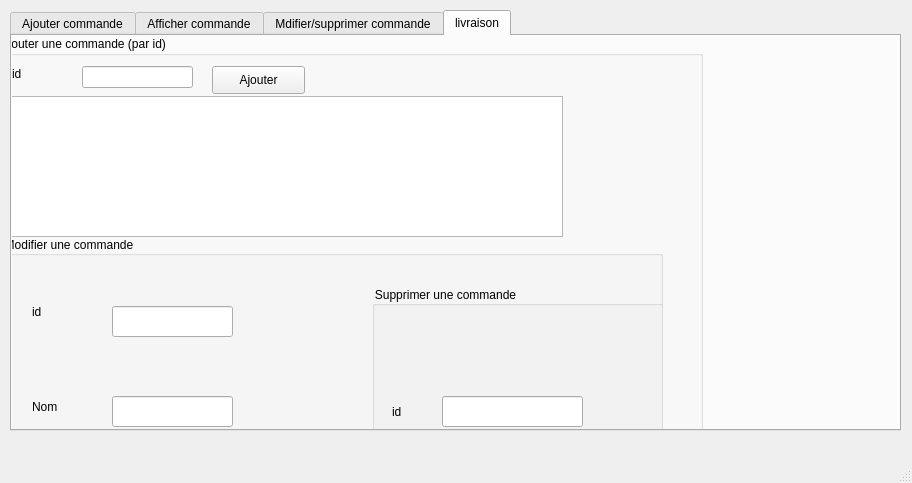
<?xml version="1.0" encoding="UTF-8"?>
<ui version="4.0">
 <class>mainwindowc</class>
 <widget class="QMainWindow" name="mainwindowc">
  <property name="geometry">
   <rect>
    <x>0</x>
    <y>0</y>
    <width>912</width>
    <height>483</height>
   </rect>
  </property>
  <property name="windowTitle">
   <string>Gérer les commandes</string>
  </property>
  <property name="styleSheet">
   <string notr="true">background-image: url(:/resources/img/image2.jpg);</string>
  </property>
  <widget class="QWidget" name="centralwidget">
   <widget class="QTabWidget" name="tabWidget">
    <property name="geometry">
     <rect>
      <x>10</x>
      <y>10</y>
      <width>891</width>
      <height>421</height>
     </rect>
    </property>
    <property name="currentIndex">
     <number>3</number>
    </property>
    <widget class="QWidget" name="tab">
     <attribute name="title">
      <string>Ajouter commande</string>
     </attribute>
     <widget class="QGroupBox" name="groupBox">
      <property name="geometry">
       <rect>
        <x>10</x>
        <y>20</y>
        <width>591</width>
        <height>351</height>
       </rect>
      </property>
      <property name="styleSheet">
       <string notr="true"/>
      </property>
      <property name="title">
       <string>Ajouter une commande</string>
      </property>
      <widget class="QLineEdit" name="le_id">
       <property name="geometry">
        <rect>
         <x>80</x>
         <y>50</y>
         <width>111</width>
         <height>22</height>
        </rect>
       </property>
       <property name="text">
        <string/>
       </property>
      </widget>
      <widget class="QLineEdit" name="le_nom">
       <property name="geometry">
        <rect>
         <x>80</x>
         <y>90</y>
         <width>113</width>
         <height>22</height>
        </rect>
       </property>
      </widget>
      <widget class="QLineEdit" name="le_descri">
       <property name="geometry">
        <rect>
         <x>80</x>
         <y>130</y>
         <width>113</width>
         <height>22</height>
        </rect>
       </property>
      </widget>
      <widget class="QLabel" name="label">
       <property name="geometry">
        <rect>
         <x>10</x>
         <y>50</y>
         <width>56</width>
         <height>16</height>
        </rect>
       </property>
       <property name="text">
        <string>id</string>
       </property>
      </widget>
      <widget class="QLabel" name="label_2">
       <property name="geometry">
        <rect>
         <x>10</x>
         <y>90</y>
         <width>56</width>
         <height>16</height>
        </rect>
       </property>
       <property name="text">
        <string>Nom</string>
       </property>
      </widget>
      <widget class="QLabel" name="label_3">
       <property name="geometry">
        <rect>
         <x>10</x>
         <y>130</y>
         <width>56</width>
         <height>16</height>
        </rect>
       </property>
       <property name="text">
        <string>description</string>
       </property>
      </widget>
      <widget class="QPushButton" name="ajouter">
       <property name="geometry">
        <rect>
         <x>90</x>
         <y>260</y>
         <width>93</width>
         <height>28</height>
        </rect>
       </property>
       <property name="text">
        <string>Ajouter</string>
       </property>
      </widget>
      <widget class="QLineEdit" name="le_dispo">
       <property name="geometry">
        <rect>
         <x>80</x>
         <y>170</y>
         <width>113</width>
         <height>22</height>
        </rect>
       </property>
      </widget>
      <widget class="QLabel" name="label_4">
       <property name="geometry">
        <rect>
         <x>10</x>
         <y>170</y>
         <width>56</width>
         <height>16</height>
        </rect>
       </property>
       <property name="text">
        <string>dispo</string>
       </property>
      </widget>
      <widget class="QLabel" name="image">
       <property name="geometry">
        <rect>
         <x>200</x>
         <y>150</y>
         <width>381</width>
         <height>161</height>
        </rect>
       </property>
       <property name="text">
        <string/>
       </property>
      </widget>
     </widget>
    </widget>
    <widget class="QWidget" name="tab_2">
     <attribute name="title">
      <string>Afficher commande</string>
     </attribute>
     <widget class="QGroupBox" name="groupBox_3">
      <property name="geometry">
       <rect>
        <x>30</x>
        <y>10</y>
        <width>701</width>
        <height>391</height>
       </rect>
      </property>
      <property name="styleSheet">
       <string notr="true"/>
      </property>
      <property name="title">
       <string>Afficher une commande</string>
      </property>
      <widget class="QTableView" name="tab_commande">
       <property name="geometry">
        <rect>
         <x>10</x>
         <y>20</y>
         <width>581</width>
         <height>211</height>
        </rect>
       </property>
      </widget>
      <widget class="QPushButton" name="pdf">
       <property name="geometry">
        <rect>
         <x>440</x>
         <y>290</y>
         <width>131</width>
         <height>41</height>
        </rect>
       </property>
       <property name="text">
        <string>PDF</string>
       </property>
      </widget>
      <widget class="QRadioButton" name="radioButton">
       <property name="geometry">
        <rect>
         <x>310</x>
         <y>350</y>
         <width>83</width>
         <height>18</height>
        </rect>
       </property>
       <property name="text">
        <string>trie</string>
       </property>
      </widget>
      <widget class="QGroupBox" name="groupBox_8">
       <property name="geometry">
        <rect>
         <x>0</x>
         <y>250</y>
         <width>271</width>
         <height>80</height>
        </rect>
       </property>
       <property name="title">
        <string>rechercher</string>
       </property>
       <widget class="QPushButton" name="pushButton">
        <property name="geometry">
         <rect>
          <x>0</x>
          <y>20</y>
          <width>75</width>
          <height>23</height>
         </rect>
        </property>
        <property name="text">
         <string>rechercher</string>
        </property>
       </widget>
       <widget class="QLineEdit" name="rech">
        <property name="geometry">
         <rect>
          <x>80</x>
          <y>20</y>
          <width>121</width>
          <height>31</height>
         </rect>
        </property>
        <property name="text">
         <string/>
        </property>
       </widget>
       <widget class="QComboBox" name="valeur">
        <property name="geometry">
         <rect>
          <x>200</x>
          <y>20</y>
          <width>62</width>
          <height>22</height>
         </rect>
        </property>
        <item>
         <property name="text">
          <string>nom</string>
         </property>
        </item>
        <item>
         <property name="text">
          <string>id</string>
         </property>
        </item>
       </widget>
      </widget>
      <widget class="QPushButton" name="pushButton_2">
       <property name="geometry">
        <rect>
         <x>580</x>
         <y>290</y>
         <width>111</width>
         <height>41</height>
        </rect>
       </property>
       <property name="text">
        <string>DISPONABILITY</string>
       </property>
      </widget>
      <widget class="QPushButton" name="pushButton_3">
       <property name="geometry">
        <rect>
         <x>280</x>
         <y>290</y>
         <width>151</width>
         <height>41</height>
        </rect>
       </property>
       <property name="text">
        <string>Export Excel</string>
       </property>
      </widget>
     </widget>
    </widget>
    <widget class="QWidget" name="tab_4">
     <attribute name="title">
      <string>Mdifier/supprimer commande</string>
     </attribute>
     <widget class="QGroupBox" name="groupBox_4">
      <property name="geometry">
       <rect>
        <x>10</x>
        <y>10</y>
        <width>801</width>
        <height>531</height>
       </rect>
      </property>
      <property name="styleSheet">
       <string notr="true"/>
      </property>
      <property name="title">
       <string>Modifier une commande</string>
      </property>
      <widget class="QLabel" name="label_7">
       <property name="geometry">
        <rect>
         <x>30</x>
         <y>60</y>
         <width>71</width>
         <height>31</height>
        </rect>
       </property>
       <property name="text">
        <string>id</string>
       </property>
      </widget>
      <widget class="QLineEdit" name="lineEdit_id_2">
       <property name="geometry">
        <rect>
         <x>110</x>
         <y>70</y>
         <width>121</width>
         <height>31</height>
        </rect>
       </property>
       <property name="placeholderText">
        <string/>
       </property>
      </widget>
      <widget class="QLabel" name="label_8">
       <property name="geometry">
        <rect>
         <x>30</x>
         <y>150</y>
         <width>91</width>
         <height>41</height>
        </rect>
       </property>
       <property name="text">
        <string>Nom</string>
       </property>
      </widget>
      <widget class="QLabel" name="label_9">
       <property name="geometry">
        <rect>
         <x>30</x>
         <y>230</y>
         <width>61</width>
         <height>31</height>
        </rect>
       </property>
       <property name="text">
        <string>description</string>
       </property>
      </widget>
      <widget class="QLineEdit" name="lineEdit_nom_2">
       <property name="geometry">
        <rect>
         <x>110</x>
         <y>160</y>
         <width>121</width>
         <height>31</height>
        </rect>
       </property>
      </widget>
      <widget class="QLineEdit" name="lineEdit_descri_2">
       <property name="geometry">
        <rect>
         <x>110</x>
         <y>230</y>
         <width>121</width>
         <height>31</height>
        </rect>
       </property>
      </widget>
      <widget class="QPushButton" name="pushButton_update">
       <property name="geometry">
        <rect>
         <x>90</x>
         <y>390</y>
         <width>161</width>
         <height>41</height>
        </rect>
       </property>
       <property name="styleSheet">
        <string notr="true">font: 12pt &quot;MS Shell Dlg 2&quot;;</string>
       </property>
       <property name="text">
        <string>Modifier commande</string>
       </property>
      </widget>
      <widget class="QGroupBox" name="groupBox_5">
       <property name="geometry">
        <rect>
         <x>370</x>
         <y>50</y>
         <width>391</width>
         <height>451</height>
        </rect>
       </property>
       <property name="title">
        <string>Supprimer une commande</string>
       </property>
       <widget class="QLabel" name="label_12">
        <property name="geometry">
         <rect>
          <x>20</x>
          <y>90</y>
          <width>121</width>
          <height>71</height>
         </rect>
        </property>
        <property name="styleSheet">
         <string notr="true">font: 10pt &quot;MS Shell Dlg 2&quot;;</string>
        </property>
        <property name="text">
         <string>id</string>
        </property>
       </widget>
       <widget class="QLineEdit" name="le_id_supp">
        <property name="geometry">
         <rect>
          <x>70</x>
          <y>110</y>
          <width>141</width>
          <height>31</height>
         </rect>
        </property>
       </widget>
       <widget class="QPushButton" name="pushButton_supprimer">
        <property name="geometry">
         <rect>
          <x>60</x>
          <y>190</y>
          <width>161</width>
          <height>41</height>
         </rect>
        </property>
        <property name="styleSheet">
         <string notr="true">font: 11pt &quot;MS Shell Dlg 2&quot;;
font: 10pt &quot;MS Shell Dlg 2&quot;;</string>
        </property>
        <property name="text">
         <string>Supprimer commande</string>
        </property>
       </widget>
      </widget>
      <widget class="QLineEdit" name="lineEdit_dispo_2">
       <property name="geometry">
        <rect>
         <x>110</x>
         <y>280</y>
         <width>121</width>
         <height>31</height>
        </rect>
       </property>
       <property name="text">
        <string/>
       </property>
       <property name="placeholderText">
        <string/>
       </property>
      </widget>
      <widget class="QLabel" name="label_10">
       <property name="geometry">
        <rect>
         <x>30</x>
         <y>280</y>
         <width>71</width>
         <height>31</height>
        </rect>
       </property>
       <property name="text">
        <string>dispo</string>
       </property>
      </widget>
     </widget>
    </widget>
    <widget class="QWidget" name="tab_3">
     <attribute name="title">
      <string>livraison</string>
     </attribute>
     <widget class="QGroupBox" name="groupBox_2">
      <property name="geometry">
       <rect>
        <x>-10</x>
        <y>0</y>
        <width>701</width>
        <height>561</height>
       </rect>
      </property>
      <property name="styleSheet">
       <string notr="true"/>
      </property>
      <property name="title">
       <string>ajouter une commande (par id)</string>
      </property>
      <widget class="QLineEdit" name="le_id_2">
       <property name="geometry">
        <rect>
         <x>80</x>
         <y>30</y>
         <width>111</width>
         <height>22</height>
        </rect>
       </property>
       <property name="text">
        <string/>
       </property>
      </widget>
      <widget class="QLabel" name="label_6">
       <property name="geometry">
        <rect>
         <x>10</x>
         <y>30</y>
         <width>56</width>
         <height>16</height>
        </rect>
       </property>
       <property name="text">
        <string>id</string>
       </property>
      </widget>
      <widget class="QPushButton" name="ajouter_2">
       <property name="geometry">
        <rect>
         <x>210</x>
         <y>30</y>
         <width>93</width>
         <height>28</height>
        </rect>
       </property>
       <property name="styleSheet">
        <string notr="true"/>
       </property>
       <property name="text">
        <string>Ajouter</string>
       </property>
      </widget>
      <widget class="QTableView" name="tab_commande_2">
       <property name="geometry">
        <rect>
         <x>0</x>
         <y>60</y>
         <width>561</width>
         <height>141</height>
        </rect>
       </property>
      </widget>
      <widget class="QGroupBox" name="groupBox_6">
       <property name="geometry">
        <rect>
         <x>0</x>
         <y>200</y>
         <width>661</width>
         <height>371</height>
        </rect>
       </property>
       <property name="styleSheet">
        <string notr="true">
border-color: rgb(0, 0, 0);
color: rgb(0, 0, 0);
</string>
       </property>
       <property name="title">
        <string>Modifier une commande</string>
       </property>
       <widget class="QLabel" name="label_11">
        <property name="geometry">
         <rect>
          <x>30</x>
          <y>60</y>
          <width>71</width>
          <height>31</height>
         </rect>
        </property>
        <property name="text">
         <string>id</string>
        </property>
       </widget>
       <widget class="QLineEdit" name="lineEdit_id_3">
        <property name="geometry">
         <rect>
          <x>110</x>
          <y>70</y>
          <width>121</width>
          <height>31</height>
         </rect>
        </property>
        <property name="placeholderText">
         <string/>
        </property>
       </widget>
       <widget class="QLabel" name="label_13">
        <property name="geometry">
         <rect>
          <x>30</x>
          <y>150</y>
          <width>91</width>
          <height>41</height>
         </rect>
        </property>
        <property name="text">
         <string>Nom</string>
        </property>
       </widget>
       <widget class="QLabel" name="label_14">
        <property name="geometry">
         <rect>
          <x>30</x>
          <y>230</y>
          <width>61</width>
          <height>31</height>
         </rect>
        </property>
        <property name="text">
         <string>description</string>
        </property>
       </widget>
       <widget class="QLineEdit" name="lineEdit_nom_3">
        <property name="geometry">
         <rect>
          <x>110</x>
          <y>160</y>
          <width>121</width>
          <height>31</height>
         </rect>
        </property>
       </widget>
       <widget class="QLineEdit" name="lineEdit_descri_3">
        <property name="geometry">
         <rect>
          <x>110</x>
          <y>230</y>
          <width>121</width>
          <height>31</height>
         </rect>
        </property>
       </widget>
       <widget class="QPushButton" name="pushButton_update_2">
        <property name="geometry">
         <rect>
          <x>90</x>
          <y>310</y>
          <width>161</width>
          <height>41</height>
         </rect>
        </property>
        <property name="styleSheet">
         <string notr="true">font: 12pt &quot;MS Shell Dlg 2&quot;;</string>
        </property>
        <property name="text">
         <string>Modifier commande</string>
        </property>
       </widget>
       <widget class="QGroupBox" name="groupBox_7">
        <property name="geometry">
         <rect>
          <x>370</x>
          <y>50</y>
          <width>391</width>
          <height>451</height>
         </rect>
        </property>
        <property name="title">
         <string>Supprimer une commande</string>
        </property>
        <widget class="QLabel" name="label_15">
         <property name="geometry">
          <rect>
           <x>20</x>
           <y>90</y>
           <width>121</width>
           <height>71</height>
          </rect>
         </property>
         <property name="styleSheet">
          <string notr="true">font: 10pt &quot;MS Shell Dlg 2&quot;;</string>
         </property>
         <property name="text">
          <string>id</string>
         </property>
        </widget>
        <widget class="QLineEdit" name="le_id_supp_2">
         <property name="geometry">
          <rect>
           <x>70</x>
           <y>110</y>
           <width>141</width>
           <height>31</height>
          </rect>
         </property>
        </widget>
        <widget class="QPushButton" name="pushButton_supprimer_2">
         <property name="geometry">
          <rect>
           <x>60</x>
           <y>190</y>
           <width>161</width>
           <height>41</height>
          </rect>
         </property>
         <property name="styleSheet">
          <string notr="true">font: 11pt &quot;MS Shell Dlg 2&quot;;
font: 10pt &quot;MS Shell Dlg 2&quot;;</string>
         </property>
         <property name="text">
          <string>Supprimer commande</string>
         </property>
        </widget>
       </widget>
       <widget class="QLineEdit" name="lineEdit_dispo_3">
        <property name="geometry">
         <rect>
          <x>110</x>
          <y>280</y>
          <width>121</width>
          <height>31</height>
         </rect>
        </property>
        <property name="text">
         <string/>
        </property>
        <property name="placeholderText">
         <string/>
        </property>
       </widget>
       <widget class="QLabel" name="label_16">
        <property name="geometry">
         <rect>
          <x>30</x>
          <y>280</y>
          <width>71</width>
          <height>31</height>
         </rect>
        </property>
        <property name="text">
         <string>dispo</string>
        </property>
       </widget>
      </widget>
      <widget class="QLabel" name="label_pp">
       <property name="geometry">
        <rect>
         <x>330</x>
         <y>40</y>
         <width>47</width>
         <height>14</height>
        </rect>
       </property>
       <property name="text">
        <string/>
       </property>
      </widget>
     </widget>
    </widget>
   </widget>
  </widget>
  <widget class="QMenuBar" name="menubar">
   <property name="geometry">
    <rect>
     <x>0</x>
     <y>0</y>
     <width>912</width>
     <height>26</height>
    </rect>
   </property>
  </widget>
  <widget class="QStatusBar" name="statusbar"/>
 </widget>
 <resources/>
 <connections/>
</ui>
